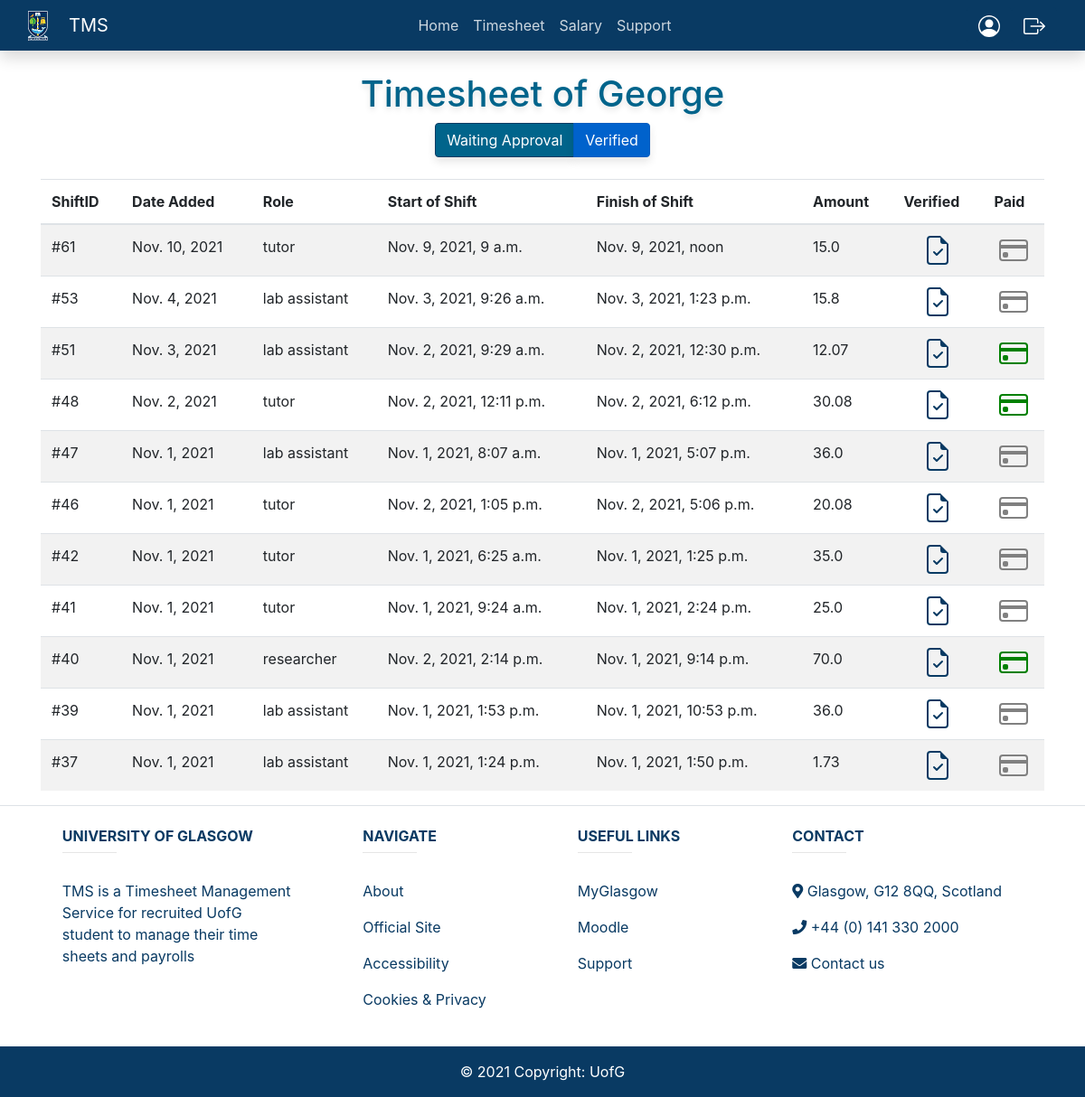
Before: /verified_shifts (signed in) with the older database file.
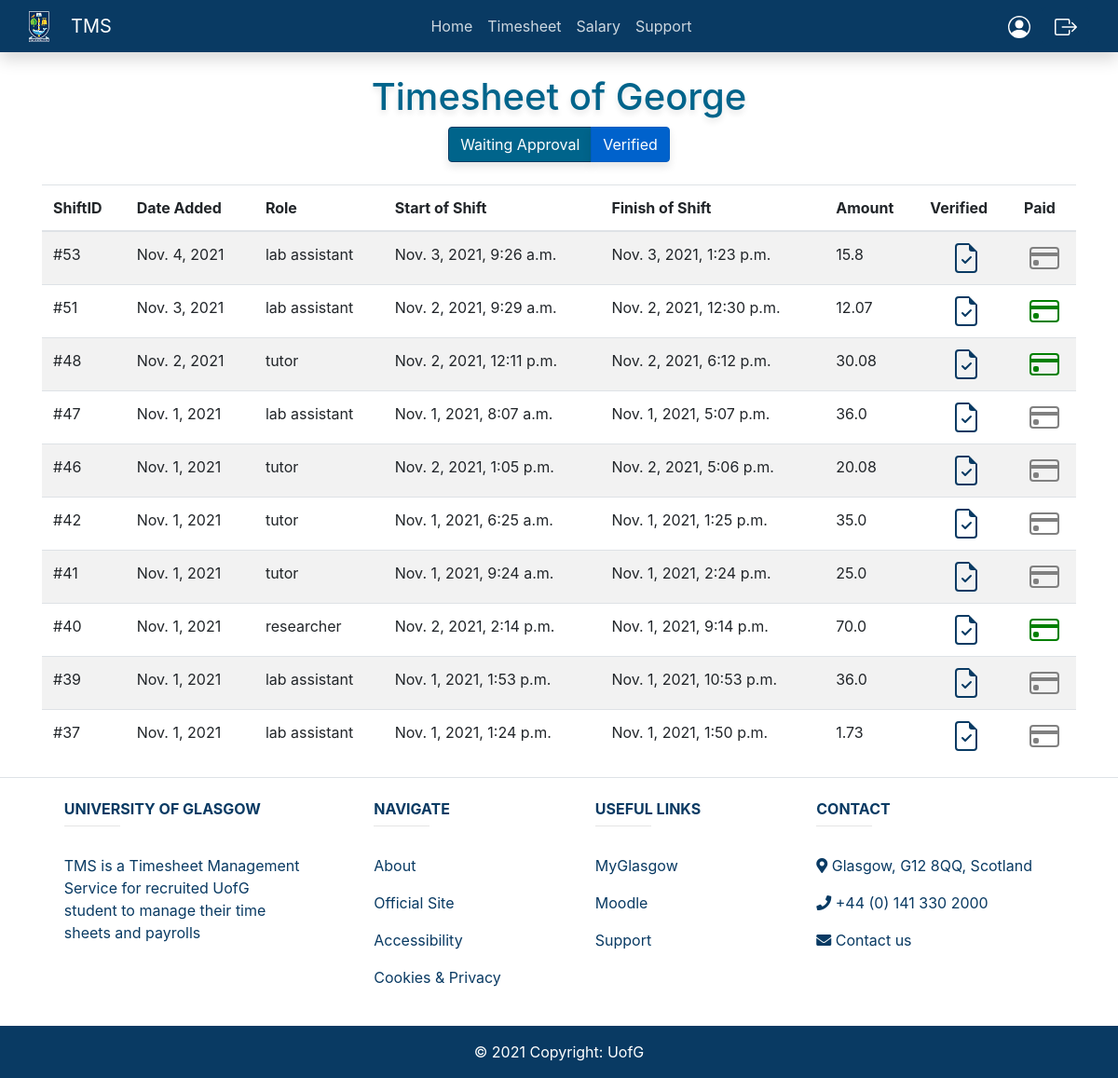
After: the same page with the newer database file.
### timesheet/models.py (models this page shows, shortened)
class Shift(models.Model):
    studentID = models.ForeignKey(User, blank=True, null=True, on_delete=models.CASCADE)
    date = models.DateTimeField('Date added', auto_now_add=True)
    role = models.ForeignKey(Roles, null=True, on_delete=models.SET_NULL)
    startHour = models.DateTimeField('Time started working')
    endHour = models.DateTimeField('Time finished working')
    verified = models.BooleanField(default=False)
    paid = models.BooleanField(default=False)
    def payment(self):
        time = self.endHour - self.startHour                                 #calculate time working
        payment = round(self.role.hourlyPay * time.seconds / 60 / 60,2)      #hourlyPay * hours worked, rounded for 2 demicals
        return payment

class Roles(models.Model):
    name = models.CharField('Type of role', max_length=120)
    hourlyPay = models.IntegerField('Payment per hour for a role')
    def __str__(self):
        return self.name

### timesheet/views.py (the view)
# urls.py: path('verified_shifts', views.verified_shifts, name="verified-shifts"),
def verified_shifts(request):
    shifts = Shift.objects.all().order_by('-date')
    return render(request, 'timesheet/verified_shifts.html', {'shifts': shifts})

### members/models.py (called while the page is built)
    def __str__(self):
        return self.name

### timesheet/templatetags/has_role.py (called while the page is built)
@register.filter(name='has_role')
def has_role(user,role_name):
    userRole = str(user.userprofile.title)
    if userRole == role_name:
        return True
    else:
        return False

### templates/timesheet/verified_shifts.html (shortened to what this page needs)
{% extends 'timesheet/base.html' %}
    {% block content %}
    <center>
    <br>
    <div class="container">
        <h1>Timesheet of {{ user }}</h1>
        <div class="btn-group">
              <a href="{% url 'shifts' %}" class="btn btn-primary">Waiting Approval</a>
              <a href="{% url 'verified-shifts' %}" class="btn btn-primary active" aria-current="page">Verified</a>
        </div>
        <br/> <br/>
        <table class="table table-striped">
          <thead>
            <tr>
                <th scope="col">ShiftID</th>
                <th scope="col">Date Added</th>
                <th scope="col">Role</th>
                <th scope="col">Start of Shift</th>
                <th scope="col">Finish of Shift</th>
                <th scope="col">Amount</th>
                <th scope="col">Verified</th>
                <th scope="col">Paid</th>
            </tr>
          </thead>
            {% for shift in shifts %}
                {% if user == shift.studentID %}
                    {% if shift.verified %}
                        <tr>
                            <td>
                            #{{ shift.id }}
                            </td>
                            <td>
                            {{ shift.date.date }}
                            </td>
                            <td>
                            {{ shift.role }}
                            </td>
                            <td>
                            {{ shift.startHour }}
                            </td>
                            <td>
                            {{ shift.endHour }}
                            </td>
                            <td>
                            {{ shift.payment }}
                            </td>
                            <td align="center">
                                <a href="{% url 'verify-shift' shift.id %}">
                                </a>
                            </td>
                            <td align="center">
                                <a href="{% url 'pay-shift' shift.id %}">
                                </a>
                            </td>
                        </tr>
                    {% endif %}
                {% endif %}
            {% endfor %}
        </table>
    </div>
    </center>
    {% endblock %}

Changed rows visible on the page:
no longer on this page (row edited): Shift: id "61", date "Nov. 10, 2021", role "tutor", startHour "Nov. 9, 2021, 9 a.m.", endHour "Nov. 9, 2021, noon", payment "15.0", paid False (drawn)
